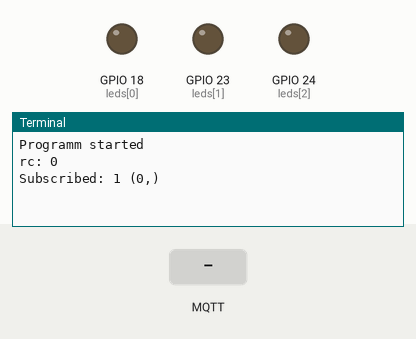
Bench run of a program on a simulated Raspberry Pi (BCM pin numbers). Parts: output pins drawn as LEDs (lit = HIGH), the last lines printed to the terminal. Inputs (shaded band) come from the test bench. No MQTT or app messages arrive unless stated.

Above: at 1.3 s.
1.4 s: MQTT message "1" arrives on the first subscribed topic
At 2.4 s:
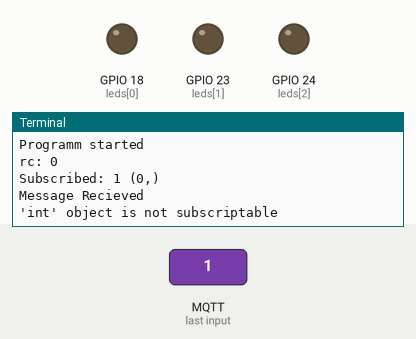
2.9 s: MQTT message "on" arrives on the first subscribed topic
At 3.5 s:
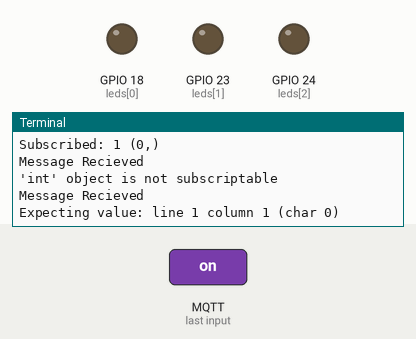

Measured:
- after the input at 1.4 s, the terminal: prints a new line at once (image 1)
- after the input at 2.9 s, the terminal: prints a new line at once (image 2)

The program:

basic_mqtt.py
```python
# Lab4: leds controlled by mqtt
# 3 leds connected to pins 18, 23 and 24
# client subscribed to topic "labo/4/basis"
# example of local pub: mosquitto_pub -t labo/4/basis -m '{"states": [true, false, false]}'
# via online broker: mosquitto_pub -h broker.hivemq.com -p 1883 -t labo/4/basis -m '{"states" : [true, true, false]}'


# Imports
import paho.mqtt.client as mqtt
import json
import time
import RPi.GPIO as GPIO


# tuple object met pin nummers
leds = (18, 23, 24)
# states = (1, 0, 1)

# initialisatie functie voor leds met als parameter een tuple
def init_leds(leds):
    GPIO.setmode(GPIO.BCM)
    GPIO.setup(leds, GPIO.OUT)

# set state van de leds met als parameters 2 tuples
# tuple van pin nummers en een met bools van de state
def set_leds(leds, states):
    GPIO.output(leds, states)

# callback functie voor connect event
def on_connect(mqttc, obj, flags, rc):
    print("rc: "+str(rc))

# callback functie voor subscribe event
def on_subscribe(mqttc, obj, mid, granted_qos):
    print("Subscribed: "+str(mid)+" "+str(granted_qos))

# calback voor het verwerken van de berichten
def on_message(mqttc, obj, msg):
    print("Message Recieved")
    try:
        # payload omzetten van bytestring naar string
        p = msg.payload.decode("utf-8")

        # json wordt verwacht json string moet omgezet worden naar een python
        #  dictonary voor verwerking
        x = json.loads(p)
        set_leds(leds, x["states"])
        return
    except Exception as e:
        print(e)


def main():
    try:
        print('Programm started')
        # initialisatie van alle elementen
        init_leds(leds)
        mqttc = mqtt.Client()
        mqttc.on_message = on_message
        mqttc.on_connect = on_connect
        # mqttc.on_publish = on_publish
        mqttc.on_subscribe = on_subscribe
        # local broker
        mqttc.connect('localhost')
        # online broker
        # mqttc.connect('broker.hivemq.com')
        mqttc.subscribe('labo/4/basis')
        while True:
            mqttc.loop()
                # set_leds(leds, states)
    except KeyboardInterrupt:
        pass
    finally:
        GPIO.cleanup()

# main segment
if __name__ == "__main__":
    main()
```
